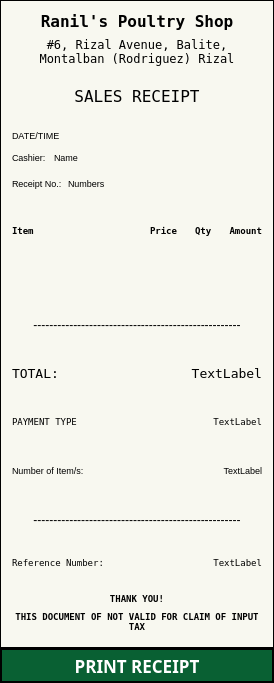
<?xml version="1.0" encoding="UTF-8"?>
<ui version="4.0">
 <class>Dialog</class>
 <widget class="QDialog" name="Dialog">
  <property name="geometry">
   <rect>
    <x>0</x>
    <y>0</y>
    <width>274</width>
    <height>683</height>
   </rect>
  </property>
  <property name="windowTitle">
   <string>Dialog</string>
  </property>
  <layout class="QVBoxLayout" name="verticalLayout_6">
   <property name="spacing">
    <number>0</number>
   </property>
   <property name="leftMargin">
    <number>0</number>
   </property>
   <property name="topMargin">
    <number>0</number>
   </property>
   <property name="rightMargin">
    <number>0</number>
   </property>
   <property name="bottomMargin">
    <number>0</number>
   </property>
   <item>
    <widget class="QWidget" name="widget" native="true">
     <property name="styleSheet">
      <string notr="true">.QWidget{
background-color: #F8F8F0;
}

#widget{
border: 1px solid black;
}</string>
     </property>
     <layout class="QVBoxLayout" name="verticalLayout_5">
      <property name="spacing">
       <number>0</number>
      </property>
      <property name="leftMargin">
       <number>3</number>
      </property>
      <property name="topMargin">
       <number>3</number>
      </property>
      <property name="rightMargin">
       <number>3</number>
      </property>
      <property name="bottomMargin">
       <number>3</number>
      </property>
      <item>
       <widget class="QWidget" name="widget_2" native="true">
        <layout class="QVBoxLayout" name="verticalLayout_4">
         <property name="bottomMargin">
          <number>0</number>
         </property>
         <item>
          <widget class="QLabel" name="label">
           <property name="font">
            <font>
             <family>Inconsolata</family>
             <pointsize>12</pointsize>
             <bold>true</bold>
            </font>
           </property>
           <property name="text">
            <string>Ranil's Poultry Shop</string>
           </property>
           <property name="alignment">
            <set>Qt::AlignCenter</set>
           </property>
           <property name="wordWrap">
            <bool>true</bool>
           </property>
          </widget>
         </item>
         <item>
          <widget class="QLabel" name="label_2">
           <property name="font">
            <font>
             <family>Inconsolata</family>
             <pointsize>9</pointsize>
            </font>
           </property>
           <property name="text">
            <string>#6, Rizal Avenue, Balite, Montalban (Rodriguez) Rizal</string>
           </property>
           <property name="scaledContents">
            <bool>false</bool>
           </property>
           <property name="alignment">
            <set>Qt::AlignCenter</set>
           </property>
           <property name="wordWrap">
            <bool>true</bool>
           </property>
          </widget>
         </item>
         <item>
          <widget class="QWidget" name="widget_3" native="true">
           <layout class="QVBoxLayout" name="verticalLayout">
            <property name="topMargin">
             <number>0</number>
            </property>
            <property name="bottomMargin">
             <number>0</number>
            </property>
           </layout>
          </widget>
         </item>
        </layout>
       </widget>
      </item>
      <item>
       <widget class="QWidget" name="widget_4" native="true">
        <layout class="QVBoxLayout" name="verticalLayout_3">
         <property name="topMargin">
          <number>0</number>
         </property>
         <property name="bottomMargin">
          <number>0</number>
         </property>
         <item>
          <widget class="QLabel" name="label_4">
           <property name="font">
            <font>
             <family>Inconsolata</family>
             <pointsize>12</pointsize>
            </font>
           </property>
           <property name="text">
            <string>SALES RECEIPT</string>
           </property>
           <property name="alignment">
            <set>Qt::AlignCenter</set>
           </property>
          </widget>
         </item>
        </layout>
       </widget>
      </item>
      <item>
       <widget class="QWidget" name="widget_10" native="true">
        <layout class="QVBoxLayout" name="verticalLayout_2">
         <item>
          <widget class="QLabel" name="DateTime_L">
           <property name="font">
            <font>
             <pointsize>7</pointsize>
            </font>
           </property>
           <property name="text">
            <string>DATE/TIME</string>
           </property>
          </widget>
         </item>
         <item>
          <widget class="QWidget" name="widget_19" native="true">
           <layout class="QHBoxLayout" name="horizontalLayout_5">
            <property name="leftMargin">
             <number>0</number>
            </property>
            <property name="topMargin">
             <number>0</number>
            </property>
            <property name="rightMargin">
             <number>0</number>
            </property>
            <property name="bottomMargin">
             <number>0</number>
            </property>
            <item>
             <widget class="QLabel" name="label_17">
              <property name="font">
               <font>
                <pointsize>7</pointsize>
               </font>
              </property>
              <property name="text">
               <string>Cashier: </string>
              </property>
             </widget>
            </item>
            <item>
             <widget class="QLabel" name="UName_L">
              <property name="font">
               <font>
                <pointsize>7</pointsize>
               </font>
              </property>
              <property name="text">
               <string>Name</string>
              </property>
             </widget>
            </item>
            <item>
             <spacer name="horizontalSpacer_7">
              <property name="orientation">
               <enum>Qt::Horizontal</enum>
              </property>
              <property name="sizeHint" stdset="0">
               <size>
                <width>40</width>
                <height>20</height>
               </size>
              </property>
             </spacer>
            </item>
           </layout>
          </widget>
         </item>
         <item>
          <widget class="QWidget" name="widget_20" native="true">
           <layout class="QHBoxLayout" name="horizontalLayout_9">
            <property name="leftMargin">
             <number>0</number>
            </property>
            <property name="topMargin">
             <number>0</number>
            </property>
            <property name="rightMargin">
             <number>0</number>
            </property>
            <property name="bottomMargin">
             <number>0</number>
            </property>
            <item>
             <widget class="QLabel" name="label_18">
              <property name="font">
               <font>
                <pointsize>7</pointsize>
               </font>
              </property>
              <property name="text">
               <string>Receipt No.:</string>
              </property>
             </widget>
            </item>
            <item>
             <widget class="QLabel" name="ReceiptNo_L">
              <property name="font">
               <font>
                <pointsize>7</pointsize>
               </font>
              </property>
              <property name="text">
               <string>Numbers</string>
              </property>
             </widget>
            </item>
            <item>
             <spacer name="horizontalSpacer_8">
              <property name="orientation">
               <enum>Qt::Horizontal</enum>
              </property>
              <property name="sizeHint" stdset="0">
               <size>
                <width>40</width>
                <height>20</height>
               </size>
              </property>
             </spacer>
            </item>
           </layout>
          </widget>
         </item>
        </layout>
       </widget>
      </item>
      <item>
       <widget class="QWidget" name="widget_15" native="true">
        <layout class="QHBoxLayout" name="horizontalLayout_7">
         <property name="bottomMargin">
          <number>0</number>
         </property>
         <item>
          <widget class="QLabel" name="label_9">
           <property name="font">
            <font>
             <family>Inconsolata</family>
             <pointsize>7</pointsize>
             <bold>true</bold>
            </font>
           </property>
           <property name="text">
            <string>Item</string>
           </property>
          </widget>
         </item>
         <item>
          <spacer name="horizontalSpacer_6">
           <property name="orientation">
            <enum>Qt::Horizontal</enum>
           </property>
           <property name="sizeHint" stdset="0">
            <size>
             <width>40</width>
             <height>20</height>
            </size>
           </property>
          </spacer>
         </item>
         <item>
          <widget class="QLabel" name="label_8">
           <property name="font">
            <font>
             <family>Inconsolata</family>
             <pointsize>7</pointsize>
             <bold>true</bold>
            </font>
           </property>
           <property name="text">
            <string>Price</string>
           </property>
          </widget>
         </item>
         <item>
          <spacer name="horizontalSpacer_5">
           <property name="orientation">
            <enum>Qt::Horizontal</enum>
           </property>
           <property name="sizeType">
            <enum>QSizePolicy::Fixed</enum>
           </property>
           <property name="sizeHint" stdset="0">
            <size>
             <width>10</width>
             <height>20</height>
            </size>
           </property>
          </spacer>
         </item>
         <item>
          <widget class="QLabel" name="label_3">
           <property name="font">
            <font>
             <family>Inconsolata</family>
             <pointsize>7</pointsize>
             <bold>true</bold>
            </font>
           </property>
           <property name="text">
            <string>Qty</string>
           </property>
          </widget>
         </item>
         <item>
          <spacer name="horizontalSpacer_4">
           <property name="orientation">
            <enum>Qt::Horizontal</enum>
           </property>
           <property name="sizeType">
            <enum>QSizePolicy::Fixed</enum>
           </property>
           <property name="sizeHint" stdset="0">
            <size>
             <width>10</width>
             <height>20</height>
            </size>
           </property>
          </spacer>
         </item>
         <item>
          <widget class="QLabel" name="label_13">
           <property name="font">
            <font>
             <family>Inconsolata</family>
             <pointsize>7</pointsize>
             <bold>true</bold>
            </font>
           </property>
           <property name="text">
            <string>Amount</string>
           </property>
           <property name="alignment">
            <set>Qt::AlignRight|Qt::AlignTrailing|Qt::AlignVCenter</set>
           </property>
          </widget>
         </item>
        </layout>
       </widget>
      </item>
      <item>
       <widget class="QWidget" name="ProdList_w" native="true">
        <property name="font">
         <font>
          <pointsize>7</pointsize>
         </font>
        </property>
       </widget>
      </item>
      <item>
       <widget class="QWidget" name="widget_17" native="true">
        <layout class="QVBoxLayout" name="verticalLayout_11">
         <property name="leftMargin">
          <number>0</number>
         </property>
         <property name="topMargin">
          <number>0</number>
         </property>
         <property name="rightMargin">
          <number>0</number>
         </property>
         <property name="bottomMargin">
          <number>0</number>
         </property>
         <item>
          <widget class="QLabel" name="label_7">
           <property name="text">
            <string>----------------------------------------------------</string>
           </property>
           <property name="alignment">
            <set>Qt::AlignCenter</set>
           </property>
          </widget>
         </item>
        </layout>
       </widget>
      </item>
      <item>
       <widget class="QWidget" name="widget_6" native="true">
        <layout class="QHBoxLayout" name="horizontalLayout_3">
         <property name="topMargin">
          <number>0</number>
         </property>
         <property name="bottomMargin">
          <number>0</number>
         </property>
         <item>
          <widget class="QLabel" name="label_6">
           <property name="font">
            <font>
             <family>Inconsolata</family>
             <pointsize>10</pointsize>
            </font>
           </property>
           <property name="text">
            <string>TOTAL:</string>
           </property>
          </widget>
         </item>
         <item>
          <widget class="QLabel" name="TotalPrice_L">
           <property name="font">
            <font>
             <family>Inconsolata</family>
             <pointsize>10</pointsize>
            </font>
           </property>
           <property name="text">
            <string>TextLabel</string>
           </property>
           <property name="alignment">
            <set>Qt::AlignRight|Qt::AlignTrailing|Qt::AlignVCenter</set>
           </property>
          </widget>
         </item>
        </layout>
       </widget>
      </item>
      <item>
       <widget class="QWidget" name="widget_7" native="true">
        <layout class="QHBoxLayout" name="horizontalLayout_4">
         <property name="topMargin">
          <number>0</number>
         </property>
         <property name="bottomMargin">
          <number>0</number>
         </property>
         <item>
          <widget class="QLabel" name="PMethod_L">
           <property name="font">
            <font>
             <family>Inconsolata</family>
             <pointsize>7</pointsize>
            </font>
           </property>
           <property name="text">
            <string>PAYMENT TYPE</string>
           </property>
          </widget>
         </item>
         <item>
          <widget class="QLabel" name="APaid_L">
           <property name="font">
            <font>
             <family>Inconsolata</family>
             <pointsize>7</pointsize>
            </font>
           </property>
           <property name="text">
            <string>TextLabel</string>
           </property>
           <property name="alignment">
            <set>Qt::AlignRight|Qt::AlignTrailing|Qt::AlignVCenter</set>
           </property>
          </widget>
         </item>
        </layout>
       </widget>
      </item>
      <item>
       <widget class="QWidget" name="widget_16" native="true">
        <layout class="QHBoxLayout" name="horizontalLayout_8">
         <property name="topMargin">
          <number>0</number>
         </property>
         <property name="bottomMargin">
          <number>0</number>
         </property>
         <item>
          <widget class="QLabel" name="label_14">
           <property name="font">
            <font>
             <pointsize>7</pointsize>
            </font>
           </property>
           <property name="text">
            <string>Number of Item/s:</string>
           </property>
          </widget>
         </item>
         <item>
          <widget class="QLabel" name="INumber_L">
           <property name="font">
            <font>
             <pointsize>7</pointsize>
            </font>
           </property>
           <property name="text">
            <string>TextLabel</string>
           </property>
           <property name="alignment">
            <set>Qt::AlignRight|Qt::AlignTrailing|Qt::AlignVCenter</set>
           </property>
          </widget>
         </item>
        </layout>
       </widget>
      </item>
      <item>
       <widget class="QWidget" name="widget_18" native="true">
        <layout class="QVBoxLayout" name="verticalLayout_12">
         <property name="leftMargin">
          <number>0</number>
         </property>
         <property name="topMargin">
          <number>0</number>
         </property>
         <property name="rightMargin">
          <number>0</number>
         </property>
         <property name="bottomMargin">
          <number>0</number>
         </property>
         <item>
          <widget class="QLabel" name="label_5">
           <property name="text">
            <string>----------------------------------------------------</string>
           </property>
           <property name="alignment">
            <set>Qt::AlignCenter</set>
           </property>
          </widget>
         </item>
        </layout>
       </widget>
      </item>
      <item>
       <widget class="QWidget" name="widget_8" native="true">
        <layout class="QHBoxLayout" name="horizontalLayout_6">
         <property name="topMargin">
          <number>0</number>
         </property>
         <property name="bottomMargin">
          <number>12</number>
         </property>
         <item>
          <widget class="QLabel" name="label_10">
           <property name="font">
            <font>
             <family>Inconsolata</family>
             <pointsize>7</pointsize>
            </font>
           </property>
           <property name="text">
            <string>Reference Number: </string>
           </property>
           <property name="alignment">
            <set>Qt::AlignLeading|Qt::AlignLeft|Qt::AlignVCenter</set>
           </property>
          </widget>
         </item>
         <item>
          <widget class="QLabel" name="GCRef_L">
           <property name="font">
            <font>
             <family>Inconsolata</family>
             <pointsize>7</pointsize>
            </font>
           </property>
           <property name="text">
            <string>TextLabel</string>
           </property>
           <property name="alignment">
            <set>Qt::AlignRight|Qt::AlignTrailing|Qt::AlignVCenter</set>
           </property>
          </widget>
         </item>
        </layout>
       </widget>
      </item>
      <item>
       <widget class="QWidget" name="widget_9" native="true">
        <layout class="QVBoxLayout" name="verticalLayout_10">
         <property name="topMargin">
          <number>0</number>
         </property>
         <property name="bottomMargin">
          <number>12</number>
         </property>
         <item>
          <widget class="QLabel" name="label_11">
           <property name="font">
            <font>
             <family>Inconsolata</family>
             <pointsize>7</pointsize>
             <bold>true</bold>
            </font>
           </property>
           <property name="text">
            <string>THANK YOU!</string>
           </property>
           <property name="alignment">
            <set>Qt::AlignCenter</set>
           </property>
          </widget>
         </item>
         <item>
          <widget class="QLabel" name="label_16">
           <property name="font">
            <font>
             <family>Inconsolata</family>
             <pointsize>7</pointsize>
             <bold>true</bold>
            </font>
           </property>
           <property name="text">
            <string>THIS DOCUMENT OF NOT VALID FOR CLAIM OF INPUT TAX</string>
           </property>
           <property name="alignment">
            <set>Qt::AlignCenter</set>
           </property>
           <property name="wordWrap">
            <bool>true</bool>
           </property>
          </widget>
         </item>
        </layout>
       </widget>
      </item>
     </layout>
    </widget>
   </item>
   <item>
    <widget class="QWidget" name="widget_5" native="true">
     <property name="sizePolicy">
      <sizepolicy hsizetype="MinimumExpanding" vsizetype="Fixed">
       <horstretch>0</horstretch>
       <verstretch>0</verstretch>
      </sizepolicy>
     </property>
     <property name="styleSheet">
      <string notr="true">.QPushButton{
	background-color: rgb(9, 96, 51);
	color: rgb(255, 255, 255);
	border:2px solid
}</string>
     </property>
     <layout class="QVBoxLayout" name="verticalLayout_7">
      <property name="spacing">
       <number>0</number>
      </property>
      <property name="leftMargin">
       <number>0</number>
      </property>
      <property name="topMargin">
       <number>0</number>
      </property>
      <property name="rightMargin">
       <number>0</number>
      </property>
      <property name="bottomMargin">
       <number>0</number>
      </property>
      <item>
       <widget class="QPushButton" name="Print_btn">
        <property name="sizePolicy">
         <sizepolicy hsizetype="MinimumExpanding" vsizetype="Fixed">
          <horstretch>0</horstretch>
          <verstretch>0</verstretch>
         </sizepolicy>
        </property>
        <property name="minimumSize">
         <size>
          <width>25</width>
          <height>35</height>
         </size>
        </property>
        <property name="font">
         <font>
          <family>DM Sans</family>
          <pointsize>13</pointsize>
          <bold>true</bold>
         </font>
        </property>
        <property name="text">
         <string>PRINT RECEIPT</string>
        </property>
       </widget>
      </item>
     </layout>
    </widget>
   </item>
  </layout>
 </widget>
 <resources/>
 <connections/>
</ui>
